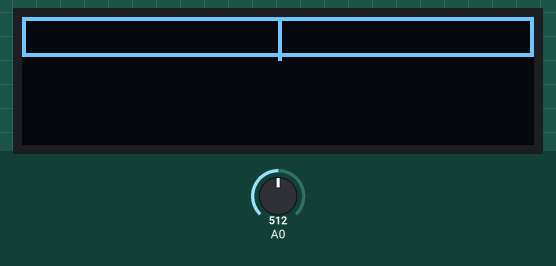
Recording of a sketch running on a simulated Arduino Uno, built with avr-gcc and run on an emulated ATmega328P. Parts: 128×32 one-colour display. Inputs (shaded band) come from the test bench; at power-on: A0 = 512. What the sketch prints to the serial monitor is not drawn.

Above: at 1.2 s.
1.3 s: A0 set to 528
At 2.2 s:
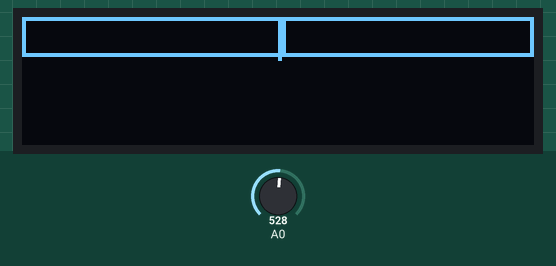
2.8 s: A0 set to 511
At 4.0 s:
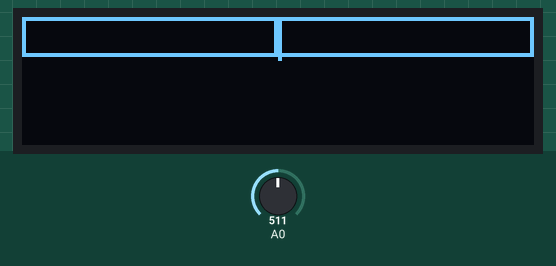
4.3 s: A0 set to 306
At 4.7 s:
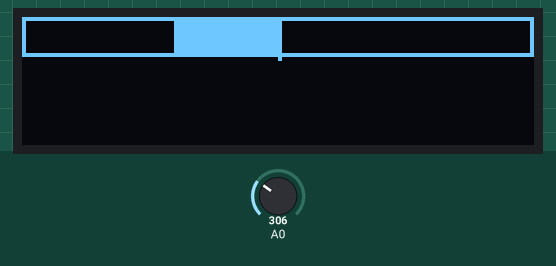
Timing chart, 0 to 7.3 s (numbered marks = the images above; inputs shaded):
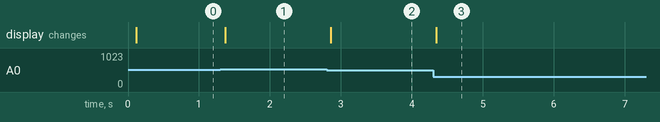

Measured:
- after the input at 1.3 s, the display: changes after 0.07 s (image 1)
- after the input at 2.8 s, the display: changes after 0.06 s (image 2)
- after the input at 4.3 s, the display: changes after 0.05 s (image 3)

The sketch:

SSD1306_doppiabarra.ino
```cpp
#include <SPI.h>
#include <Wire.h>
#include <Adafruit_GFX.h>
#include <Adafruit_SSD1306.h>

#define SCREEN_WIDTH 128 // OLED display width, in pixels
#define SCREEN_HEIGHT 32 // OLED display height, in pixels

#define OLED_RESET     -1 // Reset pin # (or -1 if sharing Arduino reset pin)
#define SCREEN_ADDRESS 0x3C ///< See datasheet for Address; 0x3D for 128x64, 0x3C for 128x32
Adafruit_SSD1306 display(SCREEN_WIDTH, SCREEN_HEIGHT, &Wire, OLED_RESET);

unsigned long t1;

void setup() {
  Serial.begin(115200);

  if(!display.begin(SSD1306_SWITCHCAPVCC, SCREEN_ADDRESS)) {
    Serial.println(F("SSD1306 allocation failed"));
    while(1);
  }

  display.clearDisplay();
  display.display();
}

void loop() {
  if ((millis()-t1) > 100) {
    int v = analogRead(A0);
    v = map(v, 0, 1023, 0, display.width()) - display.width()/2;
    Serial.println(v);

    //clear display
    display.clearDisplay();
    //reticolo
    display.drawRect(0, 0, display.width(), 10, SSD1306_WHITE);
    display.drawLine(display.width()/2, 1, display.width()/2, 10, SSD1306_WHITE);

    int x, w;
    if (v > 0){
      x = display.width() / 2;
      w = v;
      Serial.print(v);Serial.print("\t x:");Serial.print(x);Serial.print("\t w:");Serial.println(w);
    } else if (v < 0) {
      x = (display.width() / 2) + v;
      w = -v;
      Serial.print(v);Serial.print("\t x:");Serial.print(x);Serial.print("\t w:");Serial.println(w);
    }
    display.fillRect(x, 0, w, 10, SSD1306_WHITE);
    //display.fillRect(0, 15, 10, 5, SSD1306_WHITE);
    display.display();
    t1 = millis();
  }
}
```
